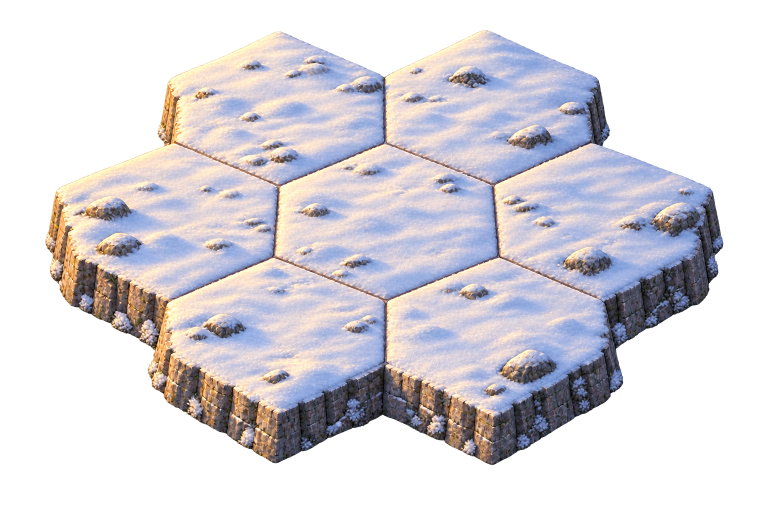
#> input picture +/art/2026-10-20-flower-edits-cleaned/snow.png, 1536 x 1024 px (shown at 1/2 size); its folder holds 3 pictures in this run
$ python clean.py council-hall.png grassland.png snow.png
#> lines starting #> are read from the running program, lines starting #| are printed output that depends on the picture; after the words box and inside, x2 and y2 are one past the last pixel; in counts of white or black regions, pixels touching at a corner belong together
"""Derive cleaned copies of the flower edits; the originals are never altered.

1. Alpha: the generator's alpha peaks at 254 and leaves a faint exterior halo. Values below 16
   become 0, values from 16 to 240 are stretched linearly to 0-255, and everything above is 255.
2. Tone: one gamma curve on luminance for the whole image, chosen so the mean brightness of its
   green (grass) pixels matches Council Hall A's own grass. Hue and the relationships between
   grass, rock and building are kept; only overall brightness moves.
"""
import sys
from pathlib import Path
import numpy as np
from PIL import Image

def grass_mask(rgb, alpha):
    return (alpha > 0.9) & (rgb[..., 1] > rgb[..., 0] * 0.95) & (rgb[..., 1] > rgb[..., 2] * 1.15)

def luminance(rgb):
    return 0.2126 * rgb[..., 0] + 0.7152 * rgb[..., 1] + 0.0722 * rgb[..., 2]

def mean_grass(path):
    a = np.asarray(Image.open(path).convert('RGBA')).astype(float) / 255
    return luminance(a[..., :3][grass_mask(a[..., :3], a[..., 3])]).mean()

def clean(src, dst, target, tone=True):
    a = np.asarray(Image.open(src).convert('RGBA')).astype(float) / 255
    rgb, alpha = a[..., :3], a[..., 3]
    alpha = np.clip((alpha - 16 / 255) / ((240 - 16) / 255), 0, 1)
    gamma = 1.0
    if tone:
        m = grass_mask(rgb, a[..., 3])
        lo, hi = 0.5, 3.0
        for _ in range(40):  # bisection: gamma so that the mean grass luminance hits the target
            gamma = (lo + hi) / 2
            L = luminance(rgb[m]) ** gamma
            lo, hi = (gamma, hi) if L.mean() > target else (lo, gamma)
        L0 = np.maximum(luminance(rgb), 1e-6)
        rgb = np.clip(rgb * (L0 ** gamma / L0)[..., None], 0, 1)
    out = np.dstack([rgb, alpha]) * 255
    Image.fromarray(out.round().astype(np.uint8), 'RGBA').save(dst, optimize=True)
    return gamma

if __name__ == '__main__':
    src_dir, out_dir, ref = Path(sys.argv[1]), Path(sys.argv[2]), Path(sys.argv[3])
    out_dir.mkdir(parents=True, exist_ok=True)
    target = mean_grass(ref)
#> in grass_mask, `return (alpha > 0.9) & (rgb[..., 1] > rgb[..., 0] * 0.95) & (rgb[..., ..`:
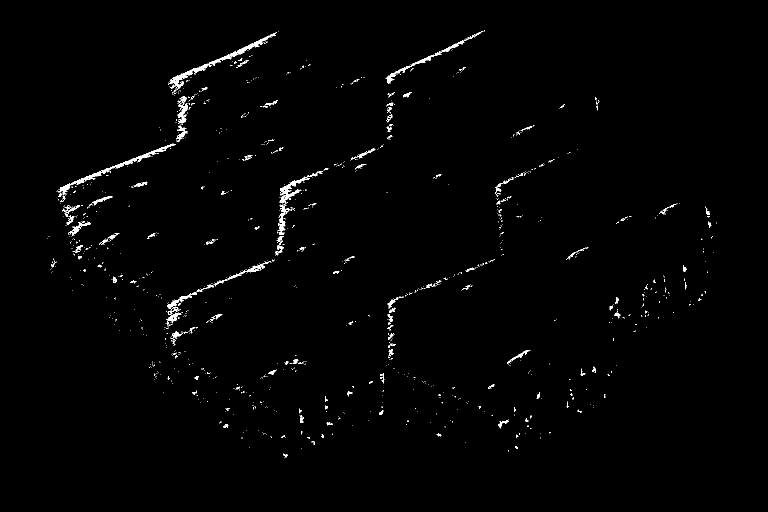
#> returned value: shape (1024, 1536) bool (shown at 1/2 size); 1% white; 1154 white regions (1037 under 20 px), largest, box (x1, y1, x2, y2) and area: (338, 65, 552, 185) 1689, (115, 287, 352, 393) 1525, (771, 62, 966, 168) 921
#> target = 0.861
    print('target grass luminance', round(target, 3))
#| target grass luminance 0.861
    for name in ['grassland', 'council-hall', 'snow']:
        g = clean(src_dir / f'{name}.png', out_dir / f'{name}.png', target, tone=name != 'snow')
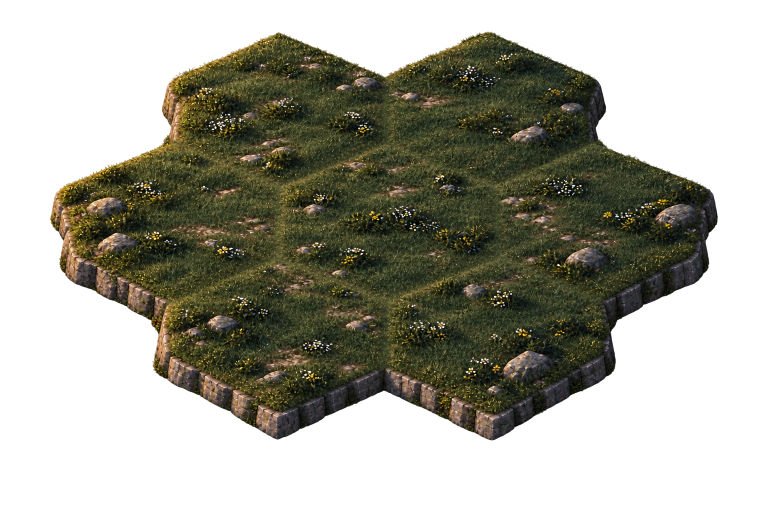
#> input picture +/art/2026-10-20-flower-edits-cleaned/grassland.png, 1536 x 1024 px, found by its file name (shown at 1/2 size)
#> in clean, `rgb, alpha = a[..., :3], a[..., 3]`:
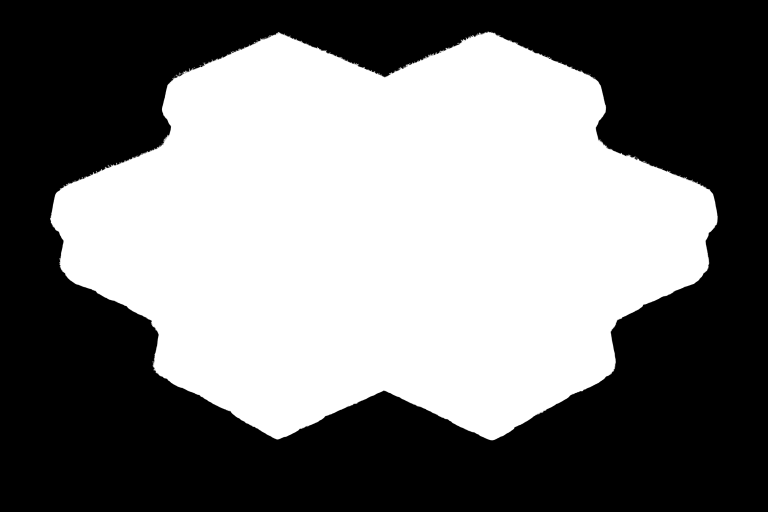
#> alpha: shape (1024, 1536) float64 (shown at 1/2 size); min 0, max 1, mean 0.473
#> in grass_mask (call 2), `return (alpha > 0.9) & (rgb[..., 1] > rgb[..., 0] * 0.95) & (rgb[..., ..`:
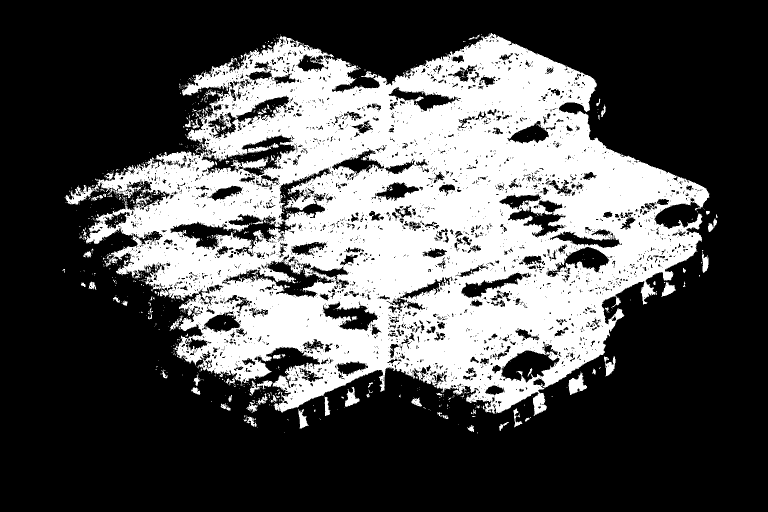
#> returned value: shape (1024, 1536) bool (shown at 1/2 size); 32.4% white; 1253 white regions (1168 under 20 px), largest, box (x1, y1, x2, y2) and area: (129, 66, 1419, 832) 498132, (1137, 746, 1174, 790) 878, (690, 774, 719, 814) 549
#> the loop in clean, `for _ in range(40):` made 40 passes
#> (gamma, hi) on passes 2 to 13: (1.12, 1.12), (0.812, 0.812), (0.656, 0.656), (0.578, 0.578), (0.539, 0.539), (0.52, 0.52), (0.51, 0.51), (0.505, 0.505), (0.502, 0.502), (0.501, 0.501), (0.501, 0.501), (0.5, 0.5)
#> hi on pass 1: 1.75
#> in clean, `L0 = np.maximum(luminance(rgb), 1e-6)`:
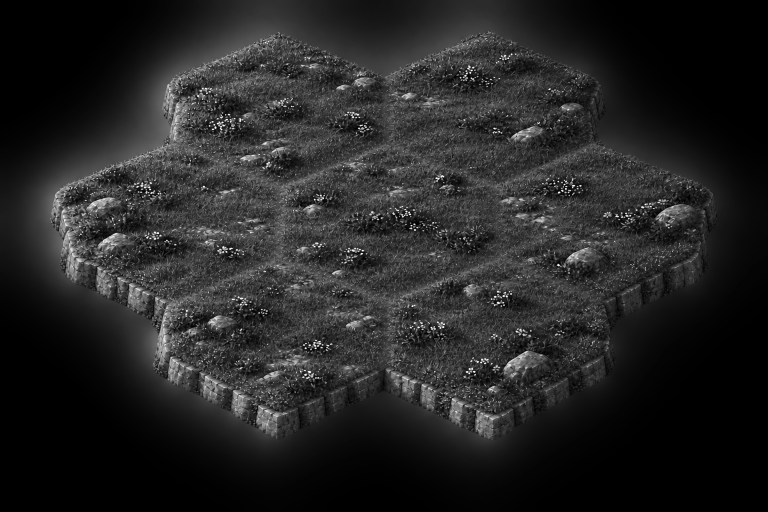
#> L0: shape (1024, 1536) float64 (shown at 1/2 size); min 1e-06, max 1, mean 0.147
#> in clean, `rgb = np.clip(rgb * (L0 ** gamma / L0)[..., None], 0, 1)`:
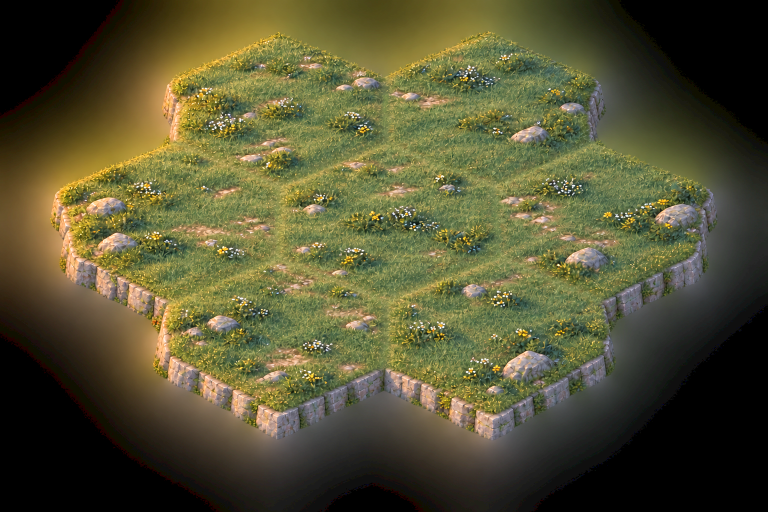
#> rgb: shape (1024, 1536, 3) float64 (shown at 1/2 size); mean R, G, B 0.336, 0.326, 0.202
#> in clean, `out = np.dstack([rgb, alpha]) * 255`:
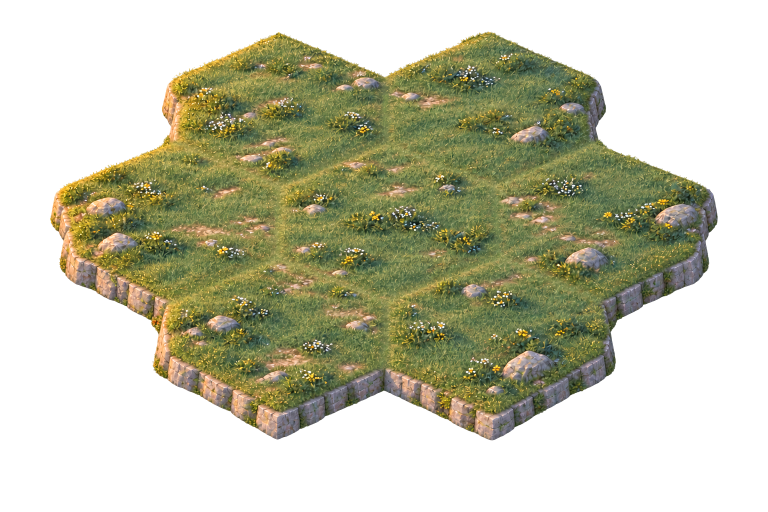
#> out: shape (1024, 1536, 4) float64 (shown at 1/2 size); mean R, G, B, A 85.7, 83, 51.5, 120.5; transparent parts drawn white
#> g = 0.5
        print(name, 'gamma', round(g, 3), 'grass L after', round(mean_grass(out_dir / f'{name}.png'), 3) if name != 'snow' else '-')
#> in grass_mask (call 3), `return (alpha > 0.9) & (rgb[..., 1] > rgb[..., 0] * 0.95) & (rgb[..., ..`: returned value: shape (1024, 1536) bool; 32.5% white; 1269 white regions (1176 under 20 px), largest, box (x1, y1, x2, y2) and area: (129, 66, 1420, 832) 498745, (1137, 746, 1174, 790) 876, (690, 774, 719, 814) 549
#| grassland gamma 0.5 grass L after 0.445
#> pass 2 of the loop `for name in ['grassland', 'council-hall', 'snow']:`:
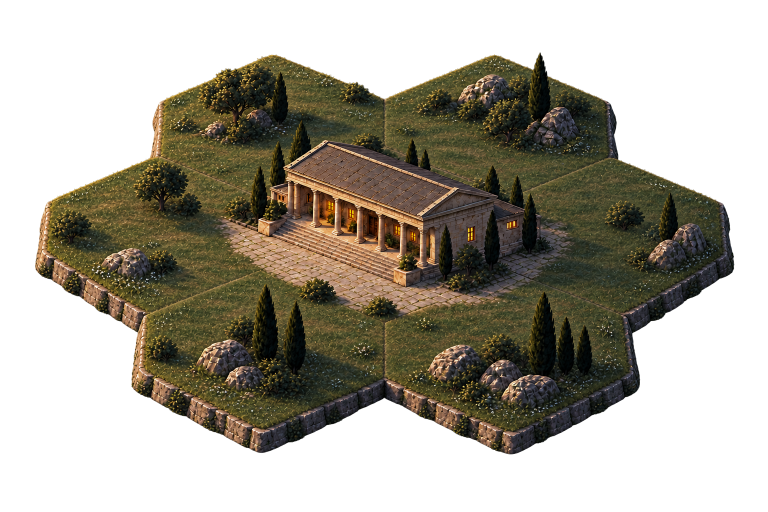
#> input picture +/art/2026-10-20-flower-edits-cleaned/council-hall.png, 1536 x 1024 px, found by its file name (shown at 1/2 size)
#> in grass_mask (call 4), `return (alpha > 0.9) & (rgb[..., 1] > rgb[..., 0] * 0.95) & (rgb[..., ..`:
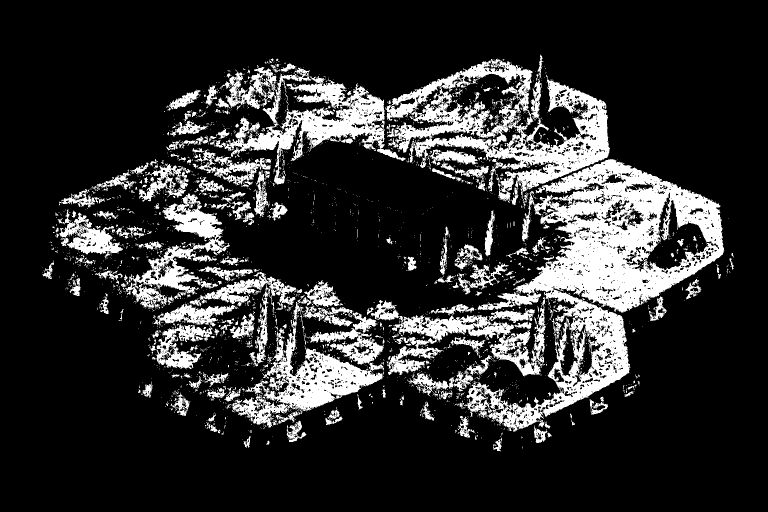
#> returned value: shape (1024, 1536) bool (shown at 1/2 size); 18.2% white; 3046 white regions (2754 under 20 px), largest, box (x1, y1, x2, y2) and area: (928, 318, 1449, 863) 87262, (771, 118, 1220, 413) 42445, (420, 134, 811, 369) 25745
#> the loop in clean (call 2), `for _ in range(40):` made 40 passes
#> in clean (call 2), `out = np.dstack([rgb, alpha]) * 255`:
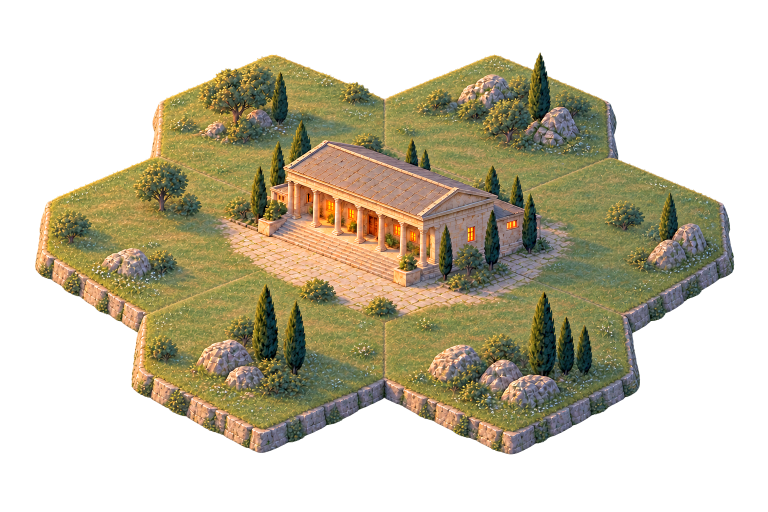
#> out: shape (1024, 1536, 4) float64 (shown at 1/2 size); mean R, G, B, A 100, 89.8, 59.8, 125.7; transparent parts drawn white
#| council-hall gamma 0.5 grass L after 0.442
